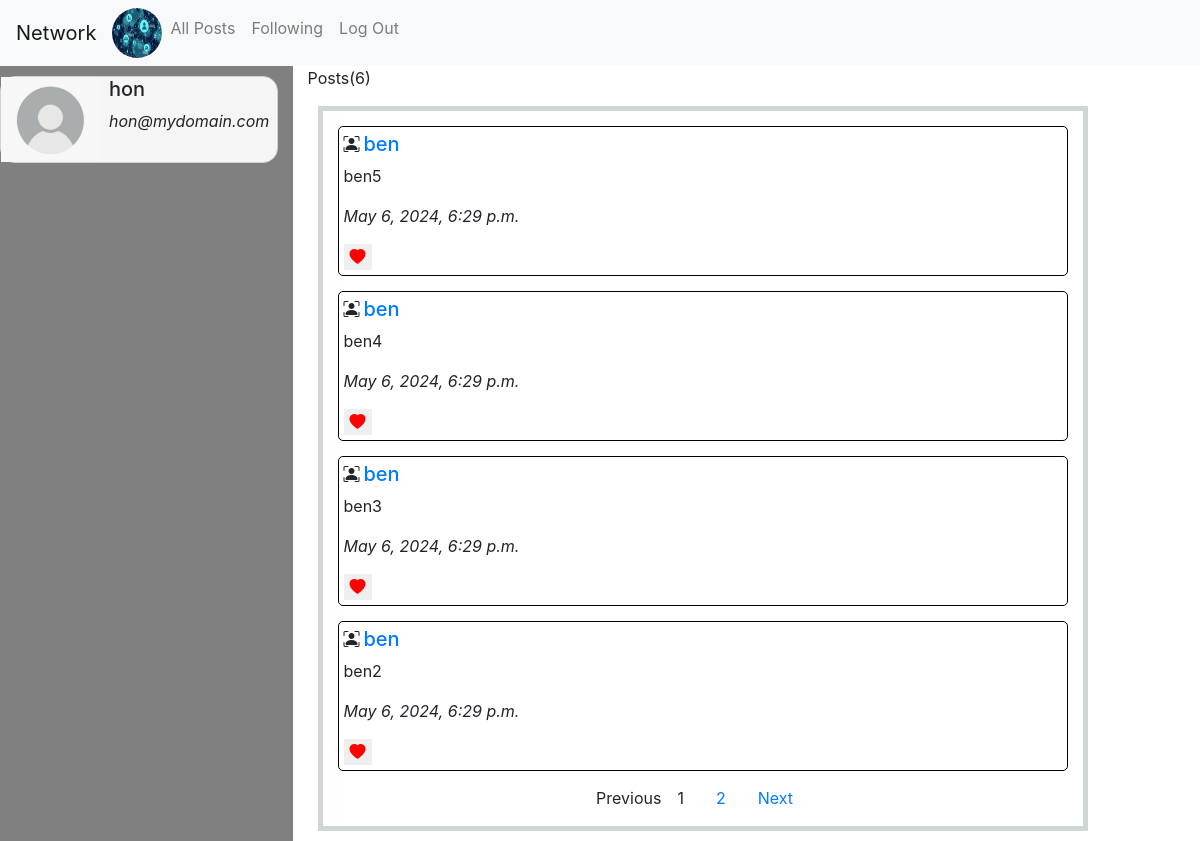
Before: /following (signed in) with the older database file.
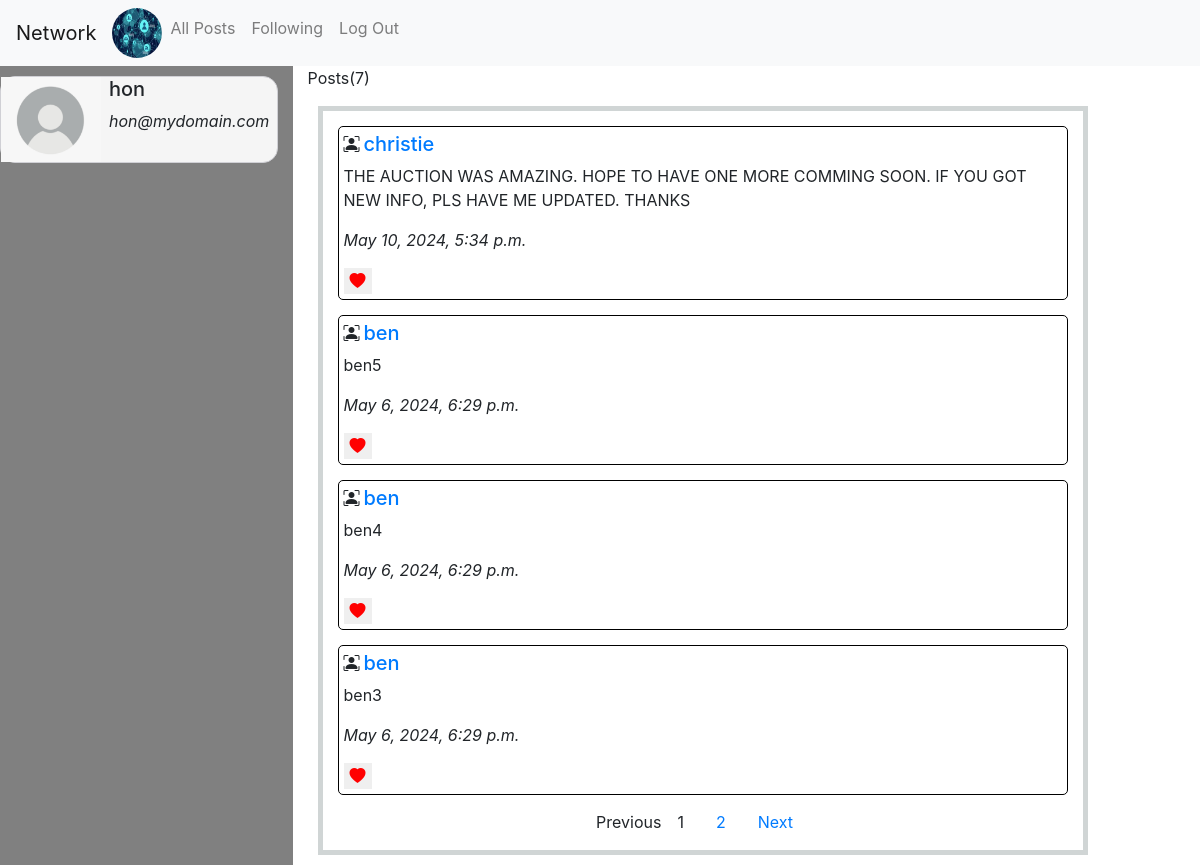
After: the same page with the newer database file.
### network/models.py (models this page shows)
class Post(models.Model):
    poster=models.ForeignKey(User,on_delete=models.CASCADE,related_name="posts")
    content=models.TextField()
    timestamp=models.DateTimeField(auto_now_add=True)

class User(AbstractUser):
    pass

### network/views.py (the view)
# urls.py: path('following',views.following,name="following"),
def following(request):
    if request.user.is_authenticated:
        all_users_i_follow = User.objects.filter(followers__follower=request.user)
        all_users_posts=[]
        all_users_posts=Post.objects.filter(poster__in=all_users_i_follow)
        post_counts=len(all_users_posts)
        all_users_posts=all_users_posts.order_by('-timestamp')
        logging.debug(f'all_users_posts::{all_users_posts}')
        paginator = Paginator(all_users_posts, 4)
        page = request.GET.get('page', 1)
        try:
            all_users_posts = paginator.page(page)
        except PageNotAnInteger:
            all_users_posts = paginator.page(1)
        except EmptyPage:
            all_users_posts = paginator.page(paginator.num_pages)
    return render(request,'network/following.html',{'posts':all_users_posts,'post_counts':post_counts})

### network/templates/network/following.html (shortened to what this page needs)
{% extends "network/layout.html" %} {%block title%}
{% load static %}llowing Page{%endblock%}
{%block body %}
<div class="following-container row">
<div class="col-3 left">
   {%if request.user.is_authenticated %}
      <div class="d-flex person">
         <img src="{% static 'network/images/person.png' %}" alt='person' width="100" height="85" />
         <div class="sub-person ml-2">
            <h5>{{request.user.username}}</h5>
            <p><i>{{request.user.email}}</i></p>
         </div>
      </div>
      {%else%}
      <p>You're not logged in.</p>
   {% endif %}
</div>
<div class="col-8">
   {%if post_counts%}
   <p>Posts({{ post_counts}})</p>
   {%endif%}
   {%if posts%}
<div class="new-post">
   {%for post in posts%}
   <div class="sub-new-post">
      <div class="d-flex">
         <i class="bi bi-person-bounding-box"></i><h5 class="mx-1"><a href="{% url 'profile' post.poster.id %}">{{post.poster.username}}</a></h5>
      </div>
      <p class="original-content">{{post.content}}</p>
      <p><i>{{post.timestamp}}</i></p>
      <div class="like">
         <button type="button" data-post-id="{{ post.id }}" class="like-btn liked" id="btnLike">
         <i class="bi bi-heart-fill heart" id="heart-icon-{{ post.id }}"></i>
       </button>
     </div>
   </div>
   {%endfor%}
   <div class="pagination-container">
      {% if posts.has_other_pages %}
        <ul class="pagination justify-content-center">
        {% if posts.has_previous %}
          <li class="mx-3"><a href="?page={{ posts.previous_page_number }}">Previous</a></li>
        {% else %}
          <li class="disabled class="mx-3""><span>Previous</span></li>
        {% endif %}
        {% for i in posts.paginator.page_range %}
          {% if posts.number == i %}
            <li class="active mx-3"><span>{{ i }} <span class="sr-only">(current)</span></span></li>
          {% else %}
            <li class="mx-3"><a href="?page={{ i }}">{{ i }}</a></li>
          {% endif %}
        {% endfor %}
        {% if posts.has_next %}
          <li class="mx-3"><a href="?page={{ posts.next_page_number }}">Next</a></li>
        {% else %}
          <li class="disabled mx-3"><span>Next</span></li>
        {% endif %}
        </ul>
     {% endif %}
        </div>
</div>
{%endif%}
</div>
</div>
{%endblock%}

Changed rows visible on the page:
no longer on this page (row unchanged): Post: poster.username "ben", content "ben2", timestamp "May 6, 2024, 6:29 p.m."
added Post: poster.username "christie", content "THE AUCTION WAS AMAZING. HOPE TO HAVE ONE MORE COMMING SOON. IF YOU GOT NEW INFO, PLS HAVE ME UPDATED. THANKS", timestamp "May 10, 2024, 5:34 p.m."
Other visible differences:
{{ post_counts }}: "6" → "7"
